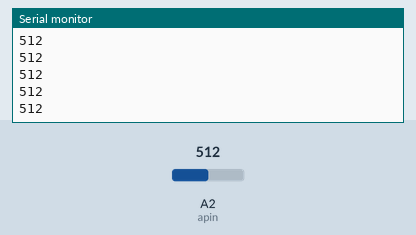
This sketch was run on a simulated Arduino Uno, built with avr-gcc and run on an emulated ATmega328P. Parts: the last lines printed to the serial monitor. The inputs (shaded band) are chosen by the test bench; at power-on: A2 (apin) = 512.

Above: at 1.2 s.
1.3 s: A2 (apin) set to 716
At 1.35 s:
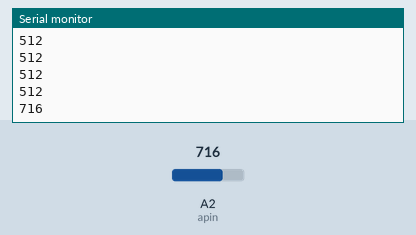
2.8 s: A2 (apin) set to 900
At 2.8 s:
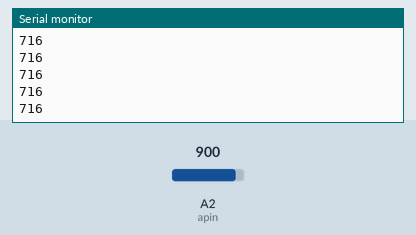
Timing chart, 0 to 5.8 s (numbered marks = the images above; inputs shaded):
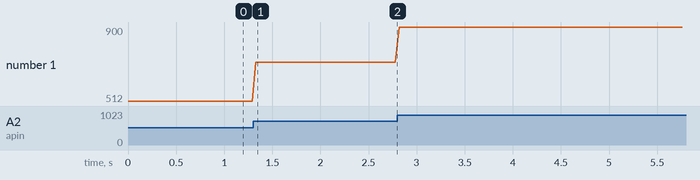

Measured:
- after the input at 1.3 s, the serial monitor: prints a new line at once (image 1)
- plotted number 1: 512 → 716 after the input at 1.3 s, 716 → 900 after the input at 2.8 s

The sketch:

analog_input.ino
```cpp
int apin = A2;

void setup() {
  Serial.begin(9600);
  pinMode(apin, INPUT);

}

void loop() {
  int v = analogRead(apin);

  Serial.println(v);

  delay(40);

}
```
